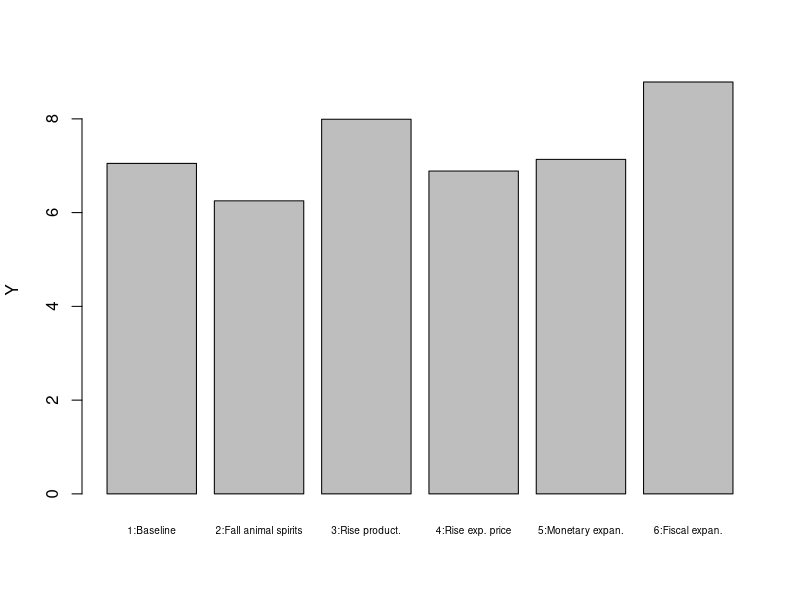
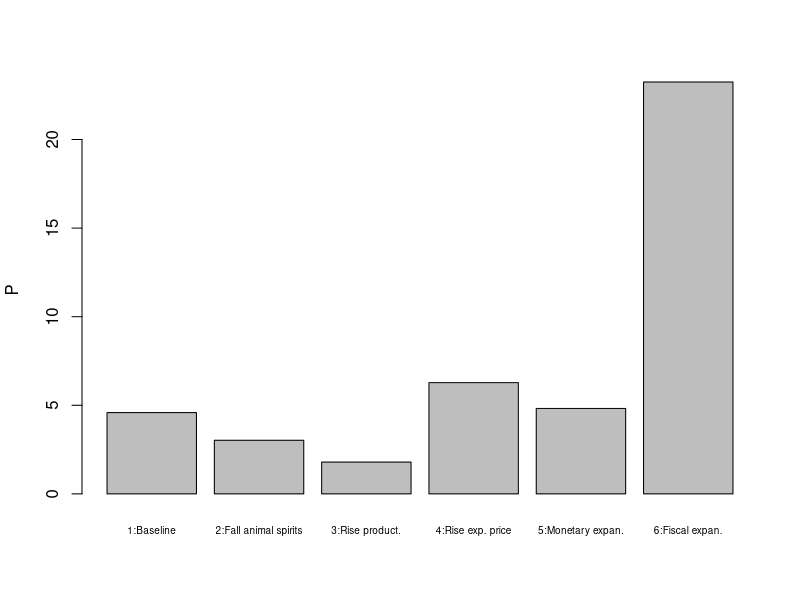
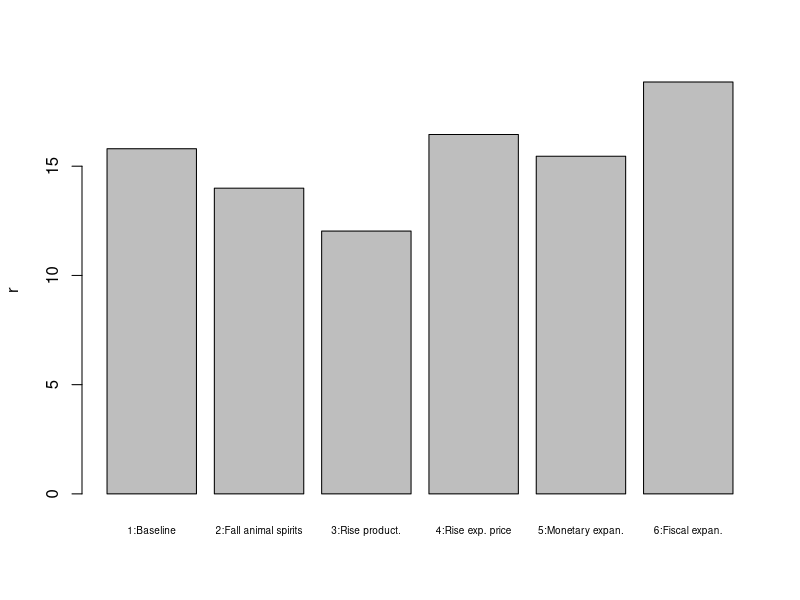
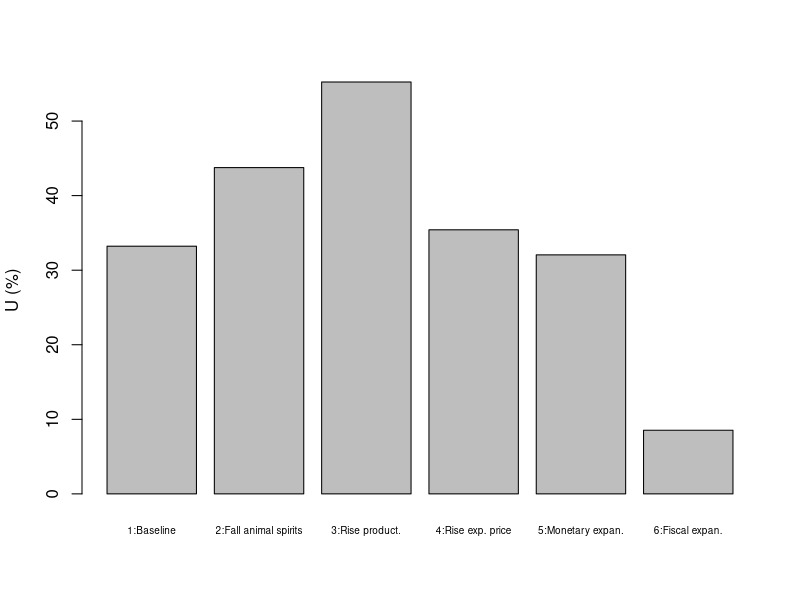
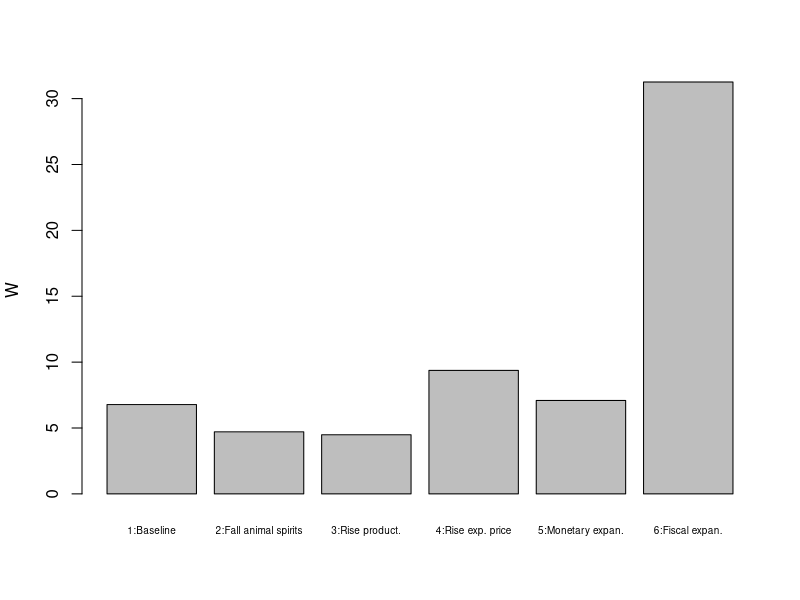
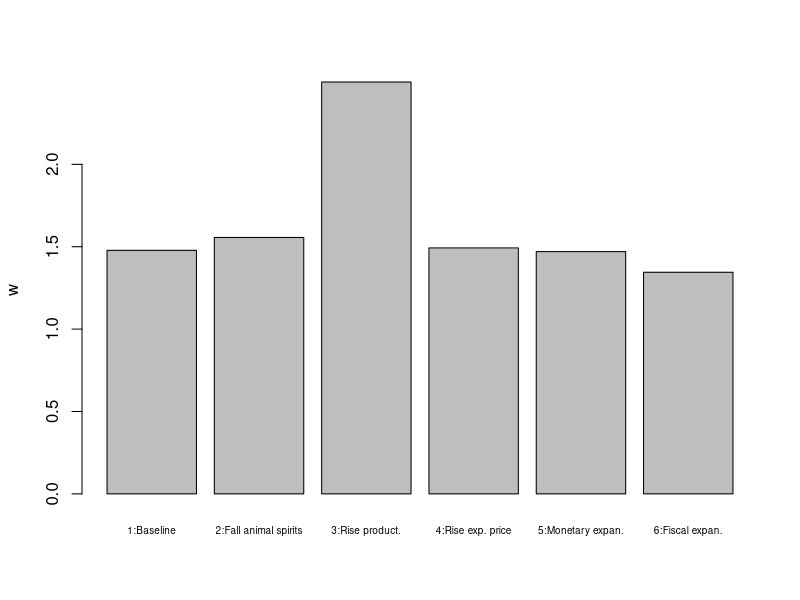
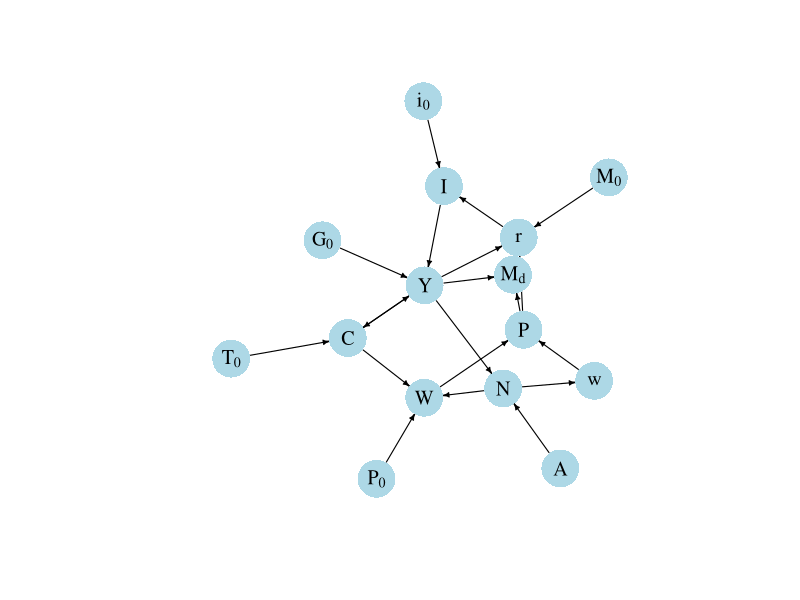

These figures' R source, in order:
## ---- chunk 1

#Clear the environment
rm(list=ls(all=TRUE))

# Set number of scenarios (including baseline)
S=6

#Create vector in which equilibrium solutions from different parameterisations will be stored
Y_star=vector(length=S) # Income/output
C_star=vector(length=S) # Consumption
I_star=vector(length=S) # Investment
r_star=vector(length=S) # Real interest rate
N_star=vector(length=S) # Employment
U_star=vector(length=S) # Unemployment rate
P_star=vector(length=S) # Price level
w_star=vector(length=S) # Real wage
W_star=vector(length=S) # Nominal wage

# Set exogenous variables that will be shifted
i0=vector(length=S) # autonomous investment (animal spirits)
M0=vector(length=S) # money supply
G0=vector(length=S) # government spending
P0=vector(length=S) # expected price level
A=vector(length=S)  # Exogenous productivity

### Construct different scenarios
# baseline 
A[]=2  
i0[]=2
M0[]=5   
G0[]=1   
P0[]=1

# scenario 2: fall in animal spirits
i0[2]=1.5

# scenario 3: increase in productivity
A[3]=3

# scenario 4: increase in expected price level
P0[4]=1.5  
   
# scenario 5: monetary expansion 
M0[5]=6

# scenario 6: fiscal expansion
G0[6]=2  
    
#Set constant parameter values
c0=2   # Autonomous consumption
c1=0.6 # Sensitivity of consumption with respect to the income (marginal propensity to consume)
i1=0.1 # Sensitivity of investment with respect to the interest rate
m1=0.2 # Sensitivity of money demand with respect to income
m2=0.4 # Sensitivity of money demand with respect to interest rate
Nf=5   # Full employment/labour force
K=4    # Exogenous capital stock
a=0.3  # Capital elasticity of output
b=0.4  # household preference for leisure
T0=1   # tax revenues
m0=6   # liquidity preference

# Initialise endogenous variables at some arbitrary positive value 
Y = C = I = r = P = w = N = W = 1

#Solve this system numerically through 1000 iterations based on the initialisation

for (i in 1:S){
  
  for (iterations in 1:1000){
    
    #Model equations
    
    # Goods market equilibrium
    Y = C + I + G0[i]
    
    # Consumption demand
    C = c0 + c1*(Y-T0)
    
    # Investment demand
    I = i0[i] - i1*r
    
    # Money market, solved for interest rate
    r = (m0 - (M0[i]/P))/m2 + m1*Y/m2
    
    #Unemployment rate
    U = (1 - N/Nf)
    
    #Real wage 
    w = A[i]*(1-a)*(K^a)*N^(-a)
    
    #Nominal wage 
    W= (P0[i]*b*C)/(1- (N/Nf))
    
    #Price level 
    P = W/w
    
    #Employment 
    N = (Y/(A[i]*(K^a)))^(1/(1-a))

}
  
  #Save results for different parameterisations in vector
  Y_star[i]=Y
  C_star[i]=C
  I_star[i]=I
  r_star[i]=r
  N_star[i]=N
  U_star[i]=U
  P_star[i]=P
  w_star[i]=w
  W_star[i]=W

}

## ---- chunk 2
#| label: fig-output-neocl-macro
#| fig-cap: Output
barplot(Y_star, ylab="Y", names.arg=c("1:Baseline", "2:Fall animal spirits", "3:Rise product.",
                                      "4:Rise exp. price", "5:Monetary expan.", "6:Fiscal expan."), cex.names = 0.6)

## ---- chunk 3
#| label: fig-price-level-neocl-macro
#| fig-cap: Price level
barplot(P_star, ylab="P", names.arg=c("1:Baseline", "2:Fall animal spirits", "3:Rise product.",
                                      "4:Rise exp. price", "5:Monetary expan.", "6:Fiscal expan."), cex.names = 0.6)

## ---- chunk 4
#| label: fig-interest_rate-neocl-macro
#| fig-cap: Interest rate
barplot(r_star, ylab="r", names.arg=c("1:Baseline", "2:Fall animal spirits", "3:Rise product.",
                                      "4:Rise exp. price", "5:Monetary expan.", "6:Fiscal expan."), cex.names = 0.6)

## ---- chunk 5
#| label: fig-unemployment-neocl-macro
#| fig-cap: Unemployment rate
barplot(U_star*100, ylab="U (%)", names.arg=c("1:Baseline", "2:Fall animal spirits", "3:Rise product.",
                                              "4:Rise exp. price", "5:Monetary expan.", "6:Fiscal expan."), cex.names = 0.6)

## ---- chunk 6
#| label: fig-nominal-wage-neocl-macro
#| fig-cap: Nominal wage

barplot(W_star, ylab="W", names.arg=c("1:Baseline", "2:Fall animal spirits", "3:Rise product.",
                                      "4:Rise exp. price", "5:Monetary expan.", "6:Fiscal expan."), cex.names = 0.6)
## ---- chunk 7
#| label: fig-real-wage-neocl-macro
#| fig-cap: Real wage

barplot(w_star, ylab="w", names.arg=c("1:Baseline", "2:Fall animal spirits", "3:Rise product.",
                                      "4:Rise exp. price", "5:Monetary expan.", "6:Fiscal expan."), cex.names = 0.6)

## ---- chunk 8
#| message: false
#| label: fig-dg-neoclmacro
#| fig-cap: Directed graph of Neoclassical Synthesis model

## Create directed graph
# Construct auxiliary Jacobian matrix for 15 variables: Y, C, I, G, T, r, w, W, P, M0, N, i0, A, P0, Md

M_mat=matrix(c(0,1,1,1,0,0,0,0,0,0,0,0,0,0,0,
               1,0,0,0,1,0,0,0,0,0,0,0,0,0,0,
               0,0,0,0,0,1,0,0,0,0,0,1,0,0,0,
               0,0,0,0,0,0,0,0,0,0,0,0,0,0,0,
               0,0,0,0,0,0,0,0,0,0,0,0,0,0,0,
               1,0,0,0,0,0,0,0,1,1,0,0,0,0,1,
               0,0,0,0,0,0,0,0,0,0,1,0,0,0,0,
               0,1,0,0,0,0,0,0,0,0,1,0,0,1,0,
               0,0,0,0,0,0,1,1,0,0,0,0,0,0,0,
               0,0,0,0,0,0,0,0,0,0,0,0,0,0,0,
               1,0,0,0,0,0,0,0,0,0,0,0,1,0,0,
               0,0,0,0,0,0,0,0,0,0,0,0,0,0,0,
               0,0,0,0,0,0,0,0,0,0,0,0,0,0,0,
               0,0,0,0,0,0,0,0,0,0,0,0,0,0,0,
               1,0,0,0,0,1,0,0,1,0,0,0,0,0,0), 15, 15, byrow=TRUE)

# Create adjacency matrix from transpose of auxiliary Jacobian 
A_mat=t(M_mat)

# Create directed graph from adjacency matrix
library(igraph)
dg= graph_from_adjacency_matrix(A_mat, mode="directed", weighted= NULL)

# Define node labels
V(dg)$name=c("Y", "C", "I", expression(G[0]), expression(T[0]), "r", "w", "W", "P", expression(M[0]), "N", expression(i[0]), "A", expression(P[0]), expression(M[d]))

# Plot directed graph
plot(dg, main="", vertex.size=20, vertex.color="lightblue", 
     vertex.label.color="black", edge.arrow.size=0.3, edge.width=1.1, edge.size=1.2,
     edge.arrow.width=1.2, edge.color="black", vertex.label.cex=1.2, 
     vertex.frame.color="NA", margin=-0.08)
